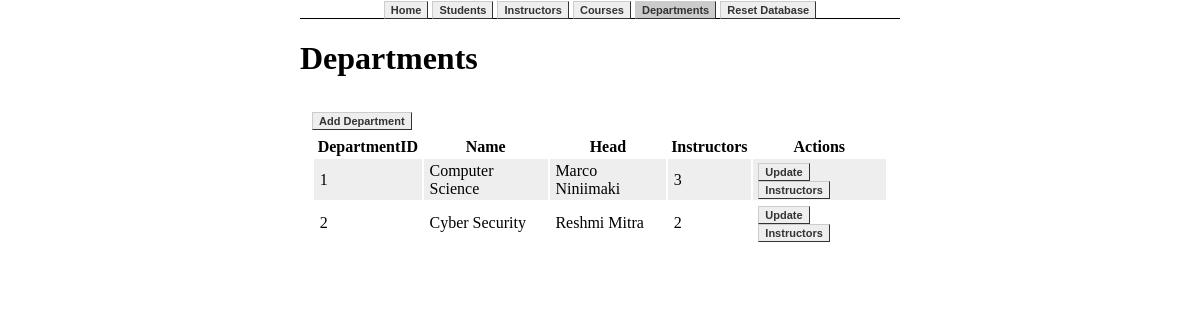
Screenshot of /department with the database file from the repository.
### app.py (models this page shows, shortened)
class Department(db.Model):
    id = db.Column(db.Integer, primary_key=True)
    name = db.Column(db.String(40), nullable=False)
    instructors = db.relationship('Instructor',foreign_keys='Instructor.department_in_id', backref='department_in',lazy='select')
    head = db.relationship('Instructor', foreign_keys='Instructor.department_head_of_id', backref='department_head_of',lazy='select',uselist=False)
    courses = db.relationship('Course',backref='department',lazy='select')
    studentsMajored = db.relationship('Student',backref='major',lazy='select')

class Instructor(db.Model):
    id = db.Column(db.Integer, primary_key=True)
    fname = db.Column(db.String(40), nullable=False)
    lname = db.Column(db.String(40), nullable=False)
    dob = db.Column(db.String(10), nullable=False)
    studentsAdvised = db.relationship('Student',backref='advisor', lazy='select')
    courses = db.relationship('Course',backref='instructor',lazy='select')
    department_in_id = db.Column(db.Integer, db.ForeignKey('department.id'))
    department_head_of_id = db.Column(db.Integer, db.ForeignKey('department.id'))

### app.py (the view)
@app.route("/department")
def getDepartments():
    departments = Department.query.all()
    return render_template('department/index.html', departments=departments)

### templates/department/index.html (shortened to what this page needs)
{%extends 'base.html'%}
{%block body%}
<div class="container">
    <h1>Departments</h1>
    <div class="box">
        <a href="/department/add">Add Department</a>
        {%if departments|length ==0%}
            No Departments in Database <a href="/department/add">Add Department</a>
        {%else%}
        <table>
            <tr>
                <th>DepartmentID</th>
                <th>Name</th>
                <th>Head</th>
                <th>Instructors</th>
                <th>Actions</th>
            </tr>
            {%for department in departments%}
                <tr>
                    <td>{{department.id}}</td>
                    <td>{{department.name}}</td>
                    <td>{{department.head.fname}} {{department.head.lname}}</td>
                    <td>{{department.instructors|length}}</td>
                    <td>
                        <a href="/department/{{department.id}}/update">Update</a>
                        <a href="/department/{{department.id}}/instructors">Instructors</a>
                    </td>
                </tr>
            {%endfor%}
        </table>
        {%endif%}
    </div>
</div>
{%endblock%}

### static/css/main.css (style rules this page uses)
body { width:50%; margin:auto; }
nav li a, .container a, button { transition-duration: 0.5s; margin:0; font: bold 11px Arial; text-decoration: none; background-color: #EEEEEE; color: #333333; padding: 2px 6px 2px 6px; border-top: 1px solid #CCCCCC; border-right: 1px solid #333333; border-bottom: 1px solid #333333; border-left: 1px solid #CCCCCC; }
.container { overflow-x:auto; }
.box { padding:2%; width:auto; }
table { margin:1% 0; width:100%; }
tr:nth-child(even) { background-color: #EEEEEE; }
td { padding:.5% 1%; }

### rows the page displays
Department: id "1", name "Computer Science", head.fname "Marco", head.lname "Niniimaki", instructors|length "3"
Department: id "2", name "Cyber Security", head.fname "Reshmi", head.lname "Mitra", instructors|length "2"
